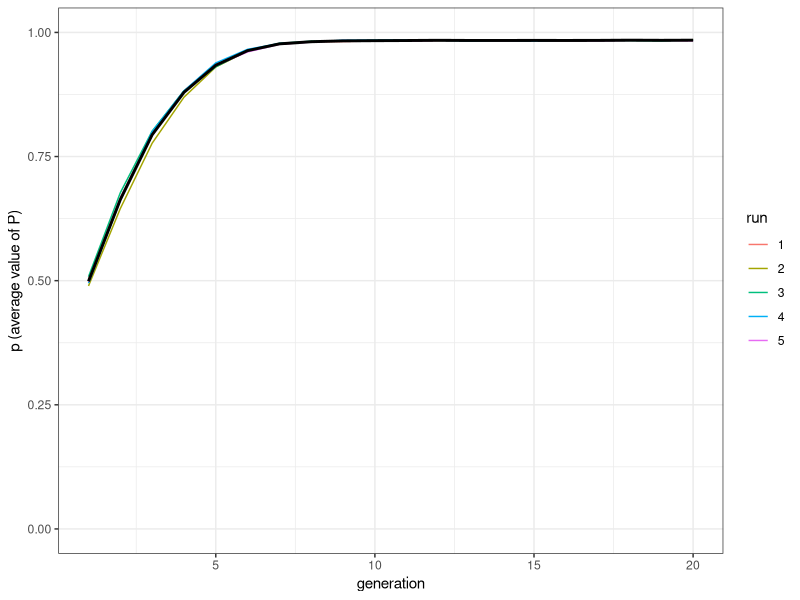
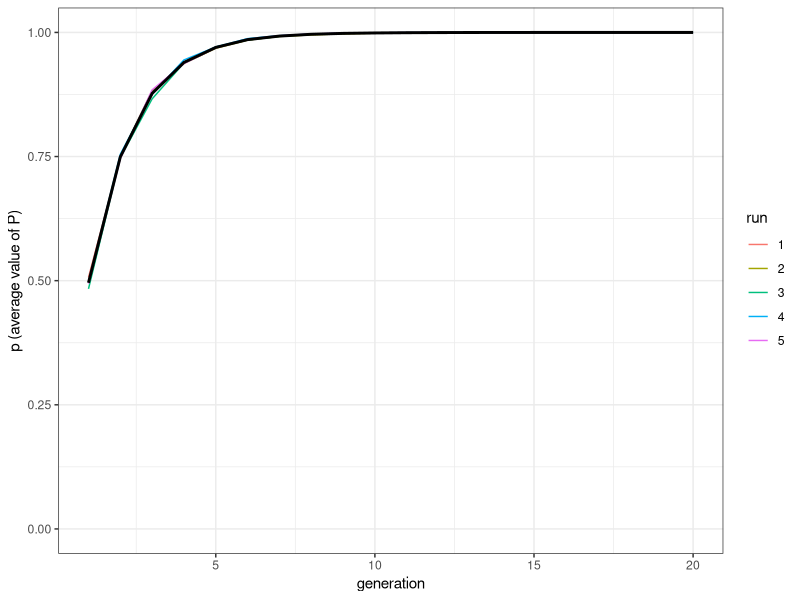
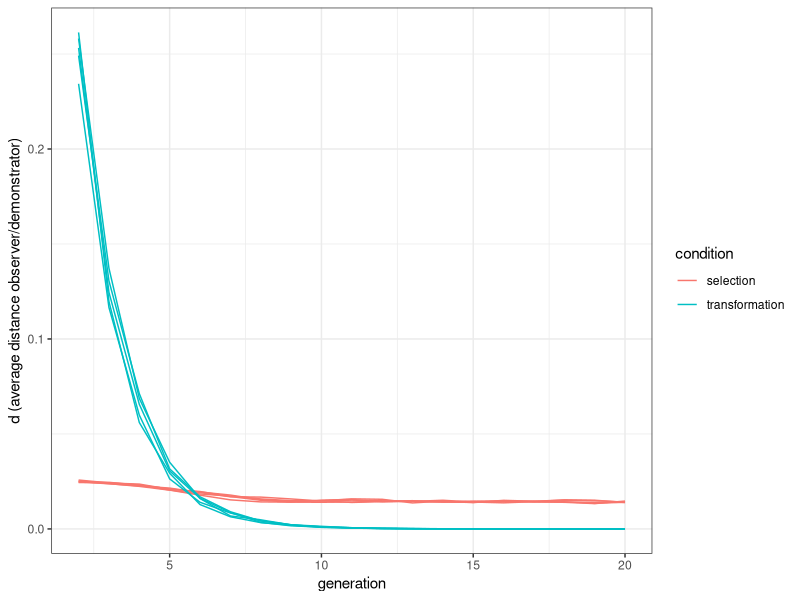

R code for these plots, in order:
## ---- chunk 1
library(tidyverse)
set.seed(111)
N <- 1000
population <- tibble(P = runif(N))
## ---- chunk 2
selection <- function(N, t_max, r_max, mu) {
  output <- tibble(generation = rep(1:t_max, r_max), p = rep(NA, t_max * r_max), run = as.factor(rep(1:r_max, each = t_max)))
  for (r in 1:r_max) {
    population <- tibble(P = runif(N))
    # create first generation
    output[output$generation == 1 & output$run == r, ]$p <- sum(population$P) / N # add first generation's p for run r
    for (t in 2:t_max) {
      previous_population <- population # copy individuals to previous_population tibble
      demonstrators <- tibble(P1 = sample(previous_population$P, N, replace = TRUE), P2 = sample(previous_population$P, N, replace = TRUE))
      copy <- pmax(demonstrators$P1, demonstrators$P2)

      population$P <- copy + runif(N, -mu, +mu)
      population$P[population$P > 1] <- 1
      population$P[population$P < 0] <- 0
      output[output$generation == t & output$run == r, ]$p <- sum(population$P) / N # get p and put it into output slot for this generation t and run r
    }
  }
  output # export data from function
}
## ---- chunk 3
plot_multiple_runs_p <- function(data_model) {
  ggplot(data = data_model, aes(y = p, x = generation)) +
    geom_line(aes(colour = run)) +
    stat_summary(fun.y = mean, geom = "line", size = 1) +
    ylim(c(0, 1)) +
    theme_bw() +
    labs(y = "p (average value of P)")
}
## ---- chunk 4
data_model <- selection(N = 1000, t_max = 20, r_max = 5, mu = 0.05)
plot_multiple_runs_p(data_model)
## ---- chunk 5
transformation <- function(N, t_max, r_max) {
  output <- tibble(generation = rep(1:t_max, r_max), p = rep(NA, t_max * r_max), run = as.factor(rep(1:r_max, each = t_max)))
  for (r in 1:r_max) {
    population <- tibble(P = runif(N))
    # create first generation
    output[output$generation == 1 & output$run == r, ]$p <- sum(population$P) / N # add first generation's p for run r
    for (t in 2:t_max) {
      previous_population <- population # copy individuals to previous_population tibble
      demonstrators <- tibble(P = sample(previous_population$P, N, replace = TRUE))
      
      population$P <- demonstrators$P + runif(N, max = 1-demonstrators$P)
      
      output[output$generation == t & output$run == r, ]$p <- sum(population$P) / N # get p and put it into output slot for this generation t and run r
    }
  }
  output # export data from function
}
## ---- chunk 6
data_model <- transformation(N = 1000, t_max = 20, r_max = 5)
plot_multiple_runs_p(data_model)
## ---- chunk 7
selection <- function(N, t_max, r_max, mu) {
  output <- tibble(generation = rep(1:t_max, r_max), p = rep(NA, t_max * r_max), run = as.factor(rep(1:r_max, each = t_max)), d = rep(NA, t_max * r_max))
  for (r in 1:r_max) {
    population <- tibble(P = runif(N))
    # create first generation
    output[output$generation == 1 & output$run == r, ]$p <- sum(population$P) / N # add first generation's p for run r
    for (t in 2:t_max) {
      previous_population <- population # copy individuals to previous_population tibble
      demonstrators <- tibble(P1 = sample(previous_population$P, N, replace = TRUE), P2 = sample(previous_population$P, N, replace = TRUE))
      copy <- pmax(demonstrators$P1, demonstrators$P2)

      population$P <- copy + runif(N, -mu, +mu)
      population$P[population$P > 1] <- 1
      population$P[population$P < 0] <- 0
      output[output$generation == t & output$run == r, ]$p <- sum(population$P) / N # get p and put it into output slot for this generation t and run r
      output[output$generation == t & output$run == r, ]$d <- sum(abs(population$P - copy)) / N
    }
  }
  output # export data from function
}
## ---- chunk 8
data_model_selection <- selection(N = 1000, t_max = 20, r_max = 5, mu = 0.05)
## ---- chunk 9
transformation <- function(N, t_max, r_max) {
  output <- tibble(generation = rep(1:t_max, r_max), p = rep(NA, t_max * r_max), run = as.factor(rep(1:r_max, each = t_max)), d = rep(NA, t_max * r_max))
  for (r in 1:r_max) {
    population <- tibble(P = runif(N))
    # create first generation
    output[output$generation == 1 & output$run == r, ]$p <- sum(population$P) / N # add first generation's p for run r
    for (t in 2:t_max) {
      previous_population <- population # copy individuals to previous_population tibble
      demonstrators <- tibble(P = sample(previous_population$P, N, replace = TRUE))
      
      population$P <- demonstrators$P + runif(N, max = 1-demonstrators$P)
      
      output[output$generation == t & output$run == r, ]$p <- sum(population$P) / N # get p and put it into output slot for this generation t and run r
      output[output$generation == t & output$run == r, ]$d <- sum(abs(population$P - demonstrators$P)) / N
    }
  }
  output # export data from function
}
## ---- chunk 10
data_model_transformation <- transformation(N = 1000, t_max = 20, r_max = 5)
## ---- chunk 11
data_to_plot <- tibble(distance = c(na.omit(data_model_selection$d), na.omit(data_model_transformation$d)), 
                       condition = rep(c("selection", "transformation"), each = 95),
                       generation = rep(2:20,10),
                       run = as.factor(rep(1:10, each = 19)))
ggplot(data = data_to_plot, aes(y = distance, x = generation, group = run, color = condition)) +
  geom_line() +    
  theme_bw() +
  labs(y = "d (average distance observer/demonstrator)")
